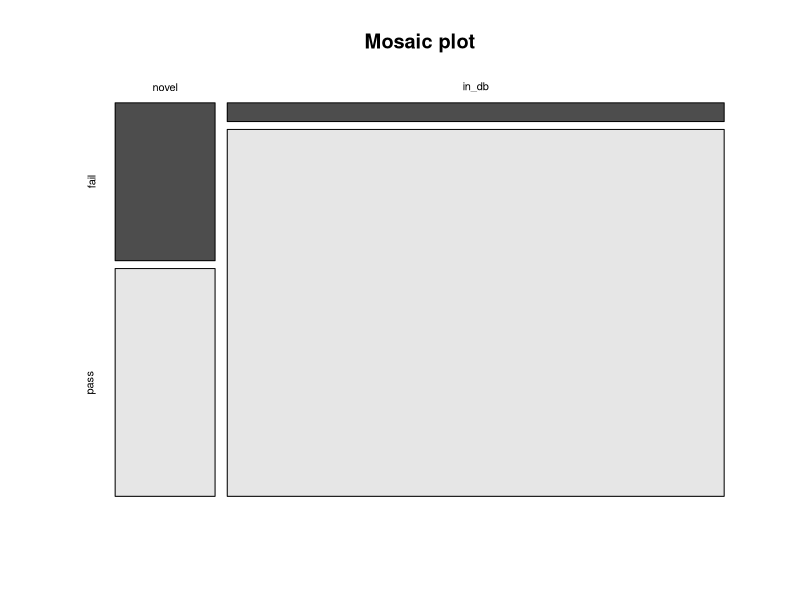
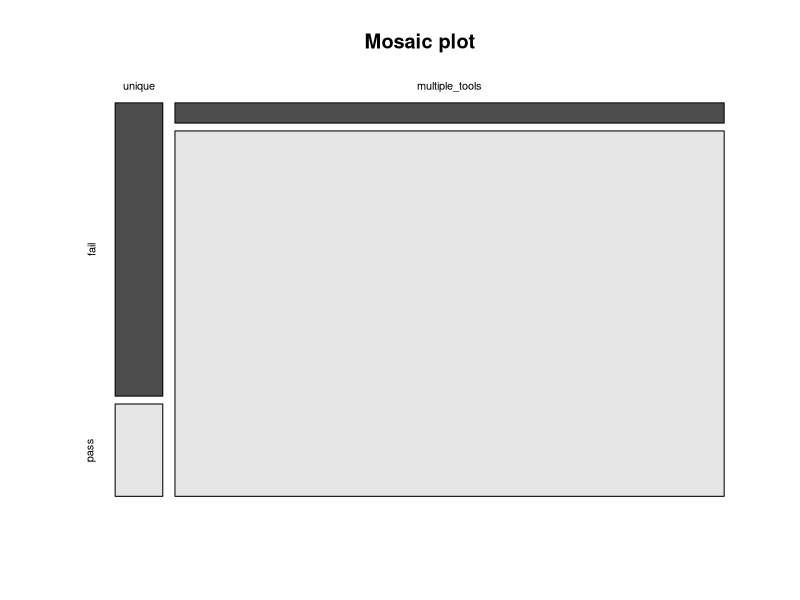
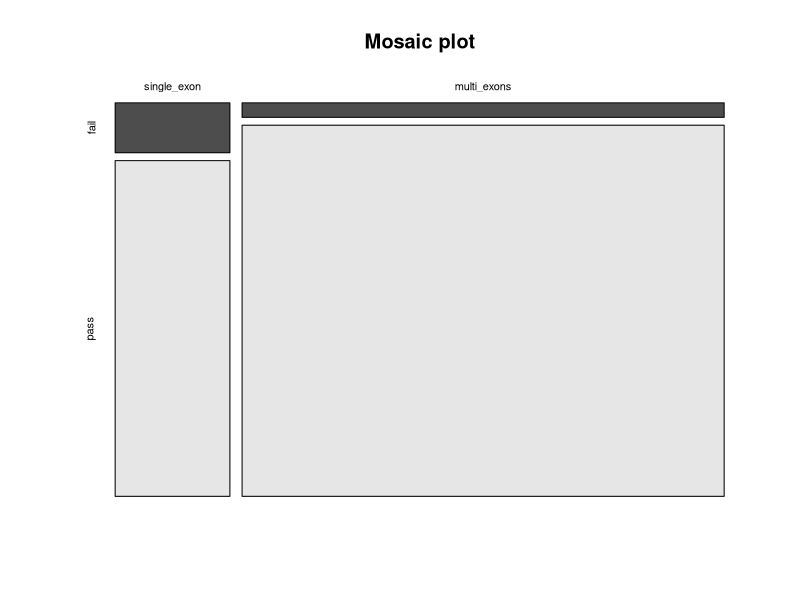
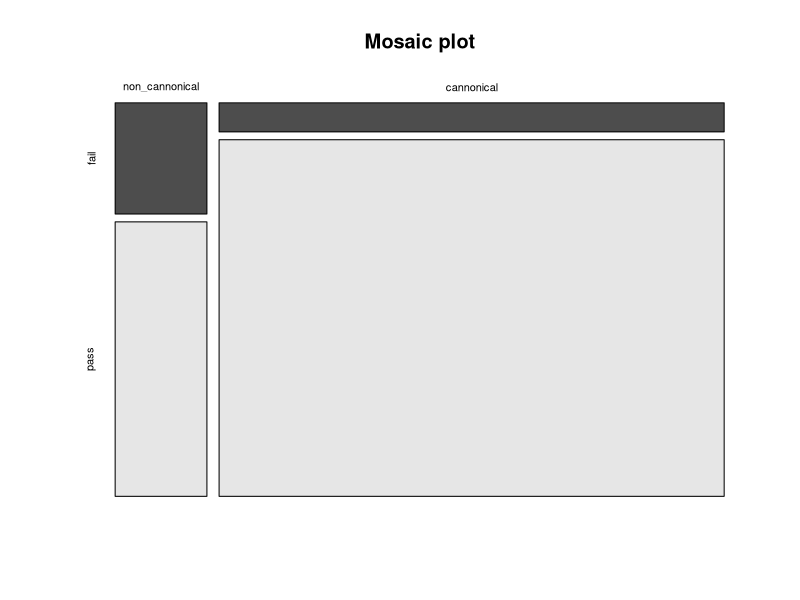
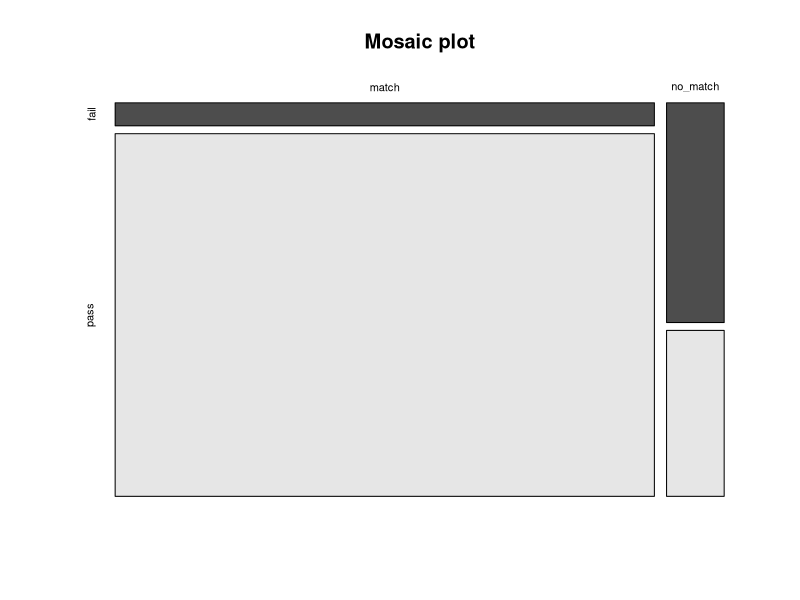
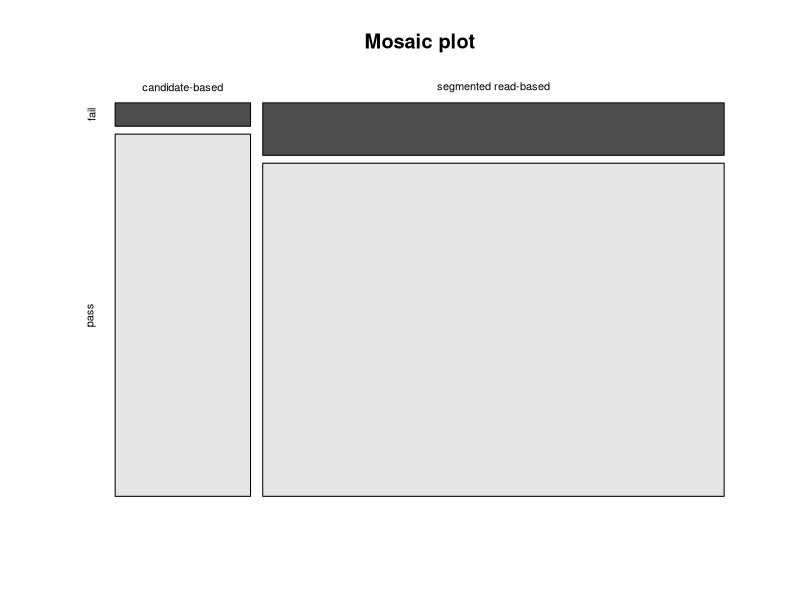
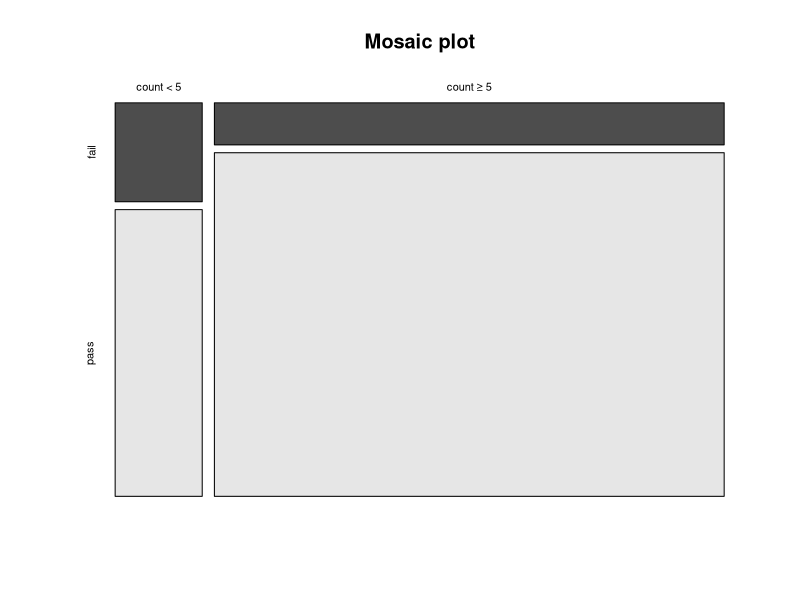

Generate these figures, in order, with R: (Note: this script raises an error after producing the figures.)
#' ---
#' title: "Link between circRNA annotation and validation rates"
#' author: "Marieke Vromman"
#' output: 
#'    html_document:
#'       toc: TRUE
#'       toc_float: TRUE
#'       theme: paper
#'       df_print: paged
#'       highlight: tango
#' ---
#' 

#' # File set-up

#' ## Set working directory to current directory
if (rstudioapi::isAvailable()) {
  setwd(dirname(rstudioapi::getActiveDocumentContext()$path))
}

#' ## Load standard libraries and resolve conflicts
library(tidyverse)
library(conflicted)
conflict_prefer("filter", "dplyr")
conflict_prefer("select", "dplyr")
conflict_prefer("slice", "dplyr")
conflict_prefer("rename", "dplyr")
conflict_prefer('intersect', 'dplyr')


#' ## Read data
cq = read_tsv('../data/Supplementary_Table_3_selected_circRNAs.txt')
all_circ = read_tsv("../data/Supplementary_Table_2_all_circRNAs.txt")

cq
all_circ


#' # Presence in db (n = 890)
#' make count table
cont_table = cq %>%
  select(circ_id, cell_line, qPCR_val, RR_val, amp_seq_val, count_group, n_db) %>%
  unique() %>%
  # only keep high abundant circRNAs
  filter(count_group == 'count ≥ 5') %>%
  # to use all val together
  filter(!is.na(amp_seq_val), !is.na(RR_val)) %>%
  mutate(all_val = ifelse(qPCR_val == RR_val & qPCR_val == amp_seq_val & qPCR_val == 'pass', 'pass', 'fail')) %>%
  # change nr of databases to binary
  mutate(n_db = ifelse(is.na(n_db), 0, 1)) %>%
  group_by(n_db) %>%
  count(all_val) %>%
  pivot_wider(values_from = n, names_from = all_val) %>%
  ungroup() %>%
  select(-n_db)


cont_table = as.data.frame(cont_table)
rownames(cont_table) <- c("novel", "in_db")

cont_table

#' plot data
mosaicplot(cont_table,
           main = "Mosaic plot",
           color = TRUE)

#' if chisquare expected < 5 => then Fisher should be used
chisq.test(cont_table)$expected

#' chisquare test
chisq.test(cont_table)

#' OR
OR = (705/36)/(88/61)
OR

#' # Link with detected by multiple tools (n = 890)
#' make count table
cont_table = cq %>%
  select(circ_id, cell_line, qPCR_val, RR_val, amp_seq_val, count_group, n_detected) %>%
  unique() %>%
  filter(count_group == 'count ≥ 5') %>%
  # to use all val together
  filter(!is.na(amp_seq_val), !is.na(RR_val)) %>%
  mutate(all_val = ifelse(qPCR_val == RR_val & qPCR_val == amp_seq_val & qPCR_val == 'pass', 'pass', 'fail')) %>%
  # change nr of databases to binary
  mutate(n_detected = ifelse(n_detected == 1, 0, 1)) %>%
  group_by(n_detected) %>%
  count(all_val) %>%
  pivot_wider(values_from = n, names_from = all_val) %>%
  ungroup() %>%
  select(-n_detected)


cont_table = as.data.frame(cont_table)
rownames(cont_table) <- c("unique", "multiple_tools")

cont_table

#' plot data
mosaicplot(cont_table,
           main = "Mosaic plot",
           color = TRUE)

#' if chisquare expected < 5 => then Fisher should be used
chisq.test(cont_table)$expected

#' chisquare test
chisq.test(cont_table)


#' OR
OR = (776/43)/(17/54)
OR



#' # Link with nr of exons
#' ## Single exon vs multi-exon (n = 723)
#' make count table
cont_table = cq %>%
  select(circ_id, cell_line, qPCR_val, RR_val, amp_seq_val, count_group, nr_exons) %>%
  unique() %>%
  filter(count_group == 'count ≥ 5') %>%
  # to use all val together
  filter(!is.na(amp_seq_val), !is.na(RR_val)) %>%
  mutate(all_val = ifelse(qPCR_val == RR_val & qPCR_val == amp_seq_val & qPCR_val == 'pass', 'pass', 'fail')) %>%
  # also remove the ones that do not have a exon annotation
  filter(!is.na(nr_exons), !nr_exons == "ambiguous") %>%
  mutate(exon_bin = ifelse(nr_exons == 1, 0, 1)) %>%
  group_by(exon_bin) %>%
  count(all_val) %>% 
  pivot_wider(values_from = n, names_from = all_val) %>%
  ungroup() %>%
  mutate(fail = ifelse(is.na(fail), 0, fail)) %>%
  select(-exon_bin)

cont_table = as.data.frame(cont_table)
rownames(cont_table) <- c("single_exon", "multi_exons")
cont_table


#' plot data
mosaicplot(cont_table,
           main = "Mosaic plot",
           color = TRUE)

#' if chisquare expected < 5 => then Fisher should be used
chisq.test(cont_table)$expected

#' chisquare test
chisq.test(cont_table)


#' OR
OR = (562/22)/(121/18)
OR

#' ## Is 'exon 1' included in the circRNA? (n = 592)
cq_start = cq %>% 
  mutate(start_exon_nr = substr(start_match, 19, 27),
         start_exon_nr = ifelse(substr(start_exon_nr, 1, 1) == '_',
                                substr(start_exon_nr, 2, 10),
                                start_exon_nr))
cq_start 

cont_table = cq_start %>%
  filter(count_group == 'count ≥ 5') %>%
  select(circ_id, cell_line, qPCR_val, RR_val, amp_seq_val, start_exon_nr) %>%
  unique() %>%
  filter(!is.na(start_exon_nr)) %>%
  mutate(exon_1 = ifelse(start_exon_nr == "exon_1", 1, 0)) %>%
  # to use all val together
  filter(!is.na(amp_seq_val), !is.na(RR_val)) %>%
  mutate(all_val = ifelse(qPCR_val == RR_val & qPCR_val == amp_seq_val & qPCR_val == 'pass', 
                          'pass', 'fail')) %>%
  # change nr of databases to binary
  group_by(exon_1) %>%
  count(all_val) %>%
  pivot_wider(values_from = n, names_from = all_val) %>%
  ungroup() 


cont_table

#' => not enough values
#'

#' # Canonical splicing (n = 722)

cont_table = cq %>%
  filter(count_group == 'count ≥ 5',
         !strand == 'unknown') %>%
  select(circ_id, cell_line, qPCR_val, RR_val, amp_seq_val, ss_motif) %>%
  unique() %>%
  mutate(ss_can = ifelse(ss_motif == "AGNGT", 1, 0)) %>%
  # to use all val together
  filter(!is.na(amp_seq_val), !is.na(RR_val)) %>%
  mutate(all_val = ifelse(qPCR_val == RR_val & qPCR_val == amp_seq_val & qPCR_val == 'pass', 
                          'pass', 'fail')) %>%
  # change nr of databases to binary
  group_by(ss_can) %>%
  count(all_val) %>%
  pivot_wider(values_from = n, names_from = all_val) %>%
  ungroup() %>%
  select(-ss_can)


cont_table = as.data.frame(cont_table)
rownames(cont_table) <- c("non_cannonical", "cannonical")

cont_table

#' plot data
mosaicplot(cont_table,
           main = "Mosaic plot",
           color = TRUE)

#' if chisquare expected < 5 => then Fisher should be used
chisq.test(cont_table)$expected

#' chisquare test
chisq.test(cont_table)

#' OR
OR = (565/46)/(79/32)
OR



#' # Known annotation (n = 891)

cont_table = cq %>%
  filter(count_group == "count ≥ 5") %>%
  select(circ_id, cell_line, qPCR_val, RR_val, amp_seq_val, ENST) %>%
  unique() %>%
  # to use all val together
  filter(!is.na(amp_seq_val), !is.na(RR_val)) %>%
  mutate(all_val = ifelse(qPCR_val == RR_val & qPCR_val == amp_seq_val & qPCR_val == 'pass', 
                          'pass', 'fail'),
         ENST_group = ifelse(is.na(ENST), 'no_match', "match")) %>% 
  # change nr of databases to binary
  group_by(ENST_group) %>%
  count(all_val) %>%
  pivot_wider(values_from = n, names_from = all_val) %>%
  ungroup() %>%
  select(-ENST_group)


cont_table = as.data.frame(cont_table)
rownames(cont_table) <- c("match", "no_match")

cont_table

#' plot data
mosaicplot(cont_table,
           main = "Mosaic plot",
           color = TRUE)

#' if chisquare expected < 5 => then Fisher should be used
chisq.test(cont_table)$expected

#' chisquare test
chisq.test(cont_table)

#' OR
OR = (757/48)/(37/49)
OR

#' # CircRNA detection tool approach (n = 798)

cont_table = cq %>%
  filter(count_group == "count ≥ 5") %>%
  left_join(read_tsv('../data/details/tool_annotation.txt')) %>%
  select(circ_id, cell_line, qPCR_val, RR_val, amp_seq_val, approach) %>%
  filter(!approach == 'integrative') %>%
  unique() %>%
  # to use all val together
  filter(!is.na(amp_seq_val), !is.na(RR_val)) %>%
  mutate(all_val = ifelse(qPCR_val == RR_val & qPCR_val == amp_seq_val & qPCR_val == 'pass', 
                          'pass', 'fail')) %>% 
  # change nr of databases to binary
  group_by(approach) %>%
  count(all_val) %>%
  pivot_wider(values_from = n, names_from = all_val) %>%
  ungroup() %>%
  select(-approach)


cont_table = as.data.frame(cont_table)
rownames(cont_table) <- c("candidate-based", "segmented read-based")

cont_table

#' plot data
mosaicplot(cont_table,
           main = "Mosaic plot",
           color = TRUE)

#' if chisquare expected < 5 => then Fisher should be used
chisq.test(cont_table)$expected

#' chisquare test
chisq.test(cont_table)

#' OR
OR = (170/11)/(533/84)
OR

#' # BSJ count group (n = 1042)
cont_table = cq %>%
  filter(!count_group == "no_counts") %>%
  select(circ_id, cell_line, qPCR_val, RR_val, amp_seq_val, count_group) %>%
  unique() %>%
  # to use all val together
  filter(!is.na(amp_seq_val), !is.na(RR_val)) %>%
  mutate(all_val = ifelse(qPCR_val == RR_val & qPCR_val == amp_seq_val & qPCR_val == 'pass', 
                          'pass', 'fail')) %>%
  # change nr of databases to binary
  group_by(count_group) %>%
  count(all_val) %>%
  pivot_wider(values_from = n, names_from = all_val) %>%
  ungroup() %>%
  select(-count_group)


cont_table = as.data.frame(cont_table)
rownames(cont_table) <- c("count < 5", "count ≥ 5")

cont_table

#' plot data
mosaicplot(cont_table,
           main = "Mosaic plot",
           color = TRUE)

#' if chisquare expected < 5 => then Fisher should be used
chisq.test(cont_table)$expected

#' chisquare test
chisq.test(cont_table)

#' OR
OR = (793/97)/(113/39)
OR

#' # Using sensitivity
#' 

tool_anno = read_tsv('../data/details/tool_annotation.txt')
val = read_tsv('../data/Supplementary_Table_4_precision_values.txt')

#' add annotation to sensitivity
sens_anno = val %>% 
  group_by(tool) %>%
  slice(1) %>%
  select(tool, sensitivity) %>%
  left_join(tool_anno) %>%
  select(-tool_lt) %>% ungroup()

sens_anno

#' ## Detection approach: segmented read-based VS candidate-based
wilcox.test(sensitivity ~ approach, data=sens_anno %>% filter(!approach == 'integrative')) 

kruskal.test(sensitivity ~ approach, data=sens_anno)

#' ## Detection based on annotation: known splice sites VS entire genome
wilcox.test(sensitivity ~ lin_annotation, data=sens_anno)

#' ## Strand annotation method
kruskal.test(sensitivity ~ strand_anno, data=sens_anno %>% 
               filter(!strand_anno == "no strand reported"))


#' ## Splicing: canonical VS non-canonical
wilcox_ss = wilcox.test(sensitivity ~ splicing, data=sens_anno) 

wilcox_ss

sens_anno %>%
  group_by(splicing) %>%
  summarise(mean_sens = mean(sensitivity))

#' ### method 1
N = nrow(sens_anno)
N
Z = qnorm(wilcox_ss$p.value/2)
Z
r = abs(Z)/sqrt(N)
r

#' ### method 2
library(rstatix)
library(ggpubr)
sens_anno %>% rstatix::wilcox_test(sensitivity ~ splicing)

sens_anno %>% rstatix::wilcox_effsize(sensitivity ~ splicing)

#sens_anno %>% rstatix::wilcox_effsize(sensitivity ~ splicing, ci = T)



#' ### Median difference in sensitivity

median_diff = tibble()

for (tool_can in sens_anno %>% filter(splicing == "canonical") %>% pull(tool)) {
  sens_can = sens_anno %>% filter(tool == tool_can) %>% pull(sensitivity)
  
  for (tool_non_can in sens_anno %>% filter(splicing == "non-canonical") %>% pull(tool)) {
    sens_non_can = sens_anno %>% filter(tool == tool_non_can) %>% pull(sensitivity)
    
    median_diff = median_diff %>%
      bind_rows(tibble(tool_can, sens_can, tool_non_can, sens_non_can))
    
  }
}

median_diff = median_diff %>%
  mutate(sens_diff = sens_can - sens_non_can)

median_diff

median_diff %>% pull(sens_diff) %>% median()


#' ## Filtering
wilcox.test(sensitivity ~ BSJ_filter, data=sens_anno) 


#' ## Correlation estimated sensitivity and theoretical nr of TPs

val_cor = val %>%
  left_join(all_circ %>%
              group_by(cell_line, tool) %>%
              summarise(n = n()) %>%
              pivot_wider(names_from = cell_line,
                          values_from = n)) %>%
  select(tool, count_group, perc_compound_val, HLF, `NCI-H23`, SW480, sensitivity) %>%
  mutate(HLF = perc_compound_val * HLF,
         `NCI-H23` = perc_compound_val * `NCI-H23`,
         SW480 = perc_compound_val * SW480) %>%
  pivot_longer(cols = c(HLF, `NCI-H23`, SW480),
               values_to = "theo_TP_all",
               names_to = "cell_line") %>%
  group_by(tool, count_group, perc_compound_val, sensitivity) %>%
  summarize(theo_TP_all_cl = sum(theo_TP_all)) %>% ungroup()

val_cor


#' below 5
val_cor_tmp = val_cor %>% filter(count_group == "count < 5")
cor.test(val_cor_tmp$sensitivity, val_cor_tmp$theo_TP_all_cl, method = 'spearman')

#' above 5
val_cor_tmp = val_cor %>% filter(count_group == "count ≥ 5")
cor.test(val_cor_tmp$sensitivity, val_cor_tmp$theo_TP_all_cl, method = 'spearman')
